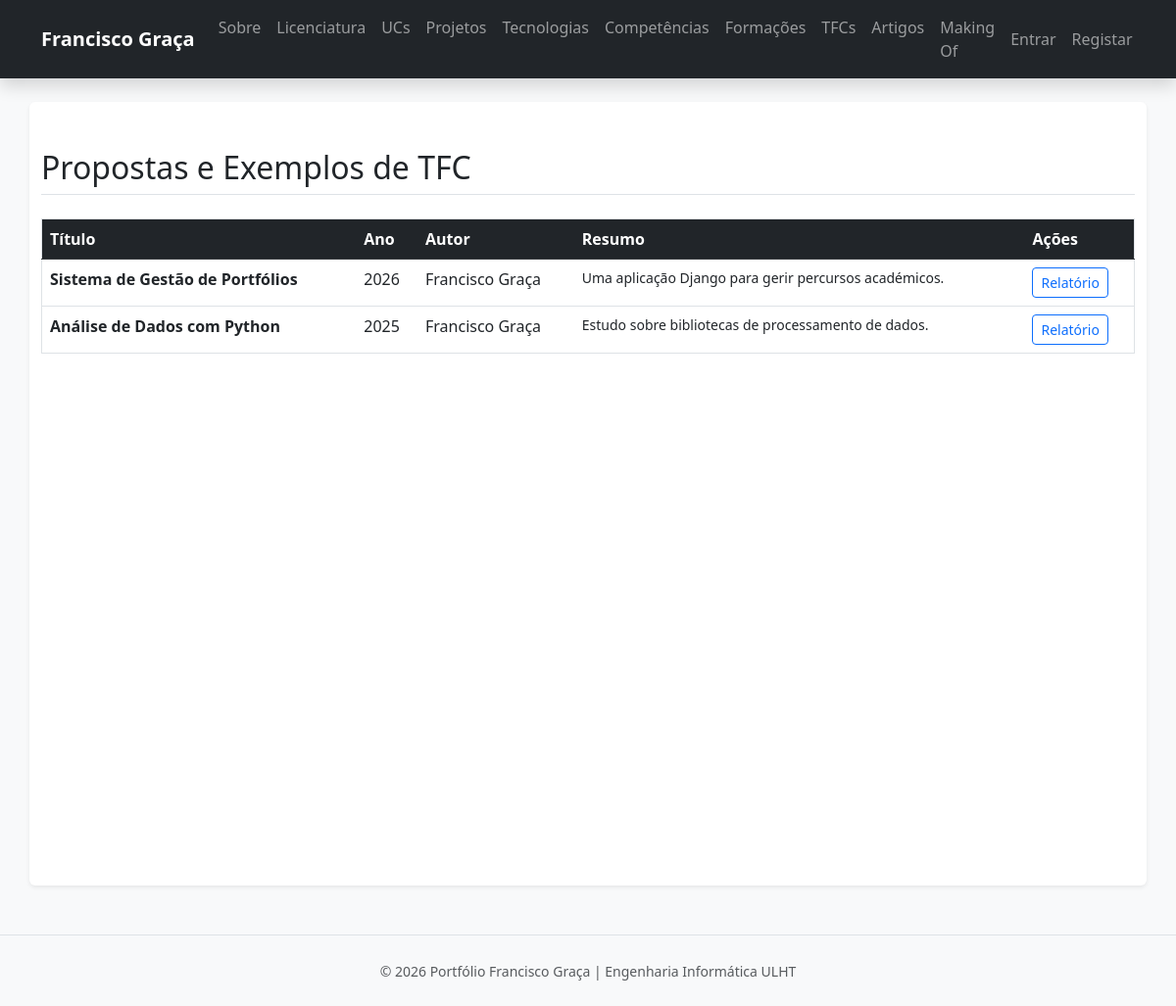
Screenshot of /portfolio/tfcs/ with the database file from the repository.
### portfolio/models.py (models this page shows, shortened)
class TFC(models.Model):
    titulo = models.CharField(max_length=200)
    autor = models.CharField(max_length=100)
    ano = models.IntegerField()
    resumo = models.TextField()
    link_relatorio = models.URLField(blank=True)

### portfolio/views.py (the view)
# urls.py: path('tfcs/', views.tfc_view, name='tfc'),
def tfc_view(request):
    context = {'tfcs': TFC.objects.all()}
    return render(request, 'portfolio/tfc.html', context)

### portfolio/templates/portfolio/tfc.html
{% extends 'portfolio/base.html' %}
{% block content %}
<h2 class="mb-4 border-bottom pb-2">Propostas e Exemplos de TFC</h2>
<div class="table-responsive">
    <table class="table table-hover border">
        <thead class="table-dark">
            <tr>
                <th>Título</th>
                <th>Ano</th>
                <th>Autor</th>
                <th>Resumo</th>
                <th>Ações</th>
            </tr>
        </thead>
        <tbody>
            {% for tfc in tfcs %}
            <tr>
                <td class="fw-bold">{{ tfc.titulo }}</td>
                <td>{{ tfc.ano }}</td>
                <td>{{ tfc.autor }}</td>
                <td class="small">{{ tfc.resumo|truncatewords:15 }}</td>
                <td><a href="{{ tfc.link_relatorio }}" class="btn btn-sm btn-outline-primary">Relatório</a></td>
            </tr>
            {% endfor %}
        </tbody>
    </table>
</div>
{% endblock %}

### rows the page displays
TFC: titulo "Sistema de Gestão de Portfólios", ano "2026", autor "Francisco Graça", resumo "Uma aplicação Django para gerir percursos académicos."
TFC: titulo "Análise de Dados com Python", ano "2025", autor "Francisco Graça", resumo "Estudo sobre bibliotecas de processamento de dados."
